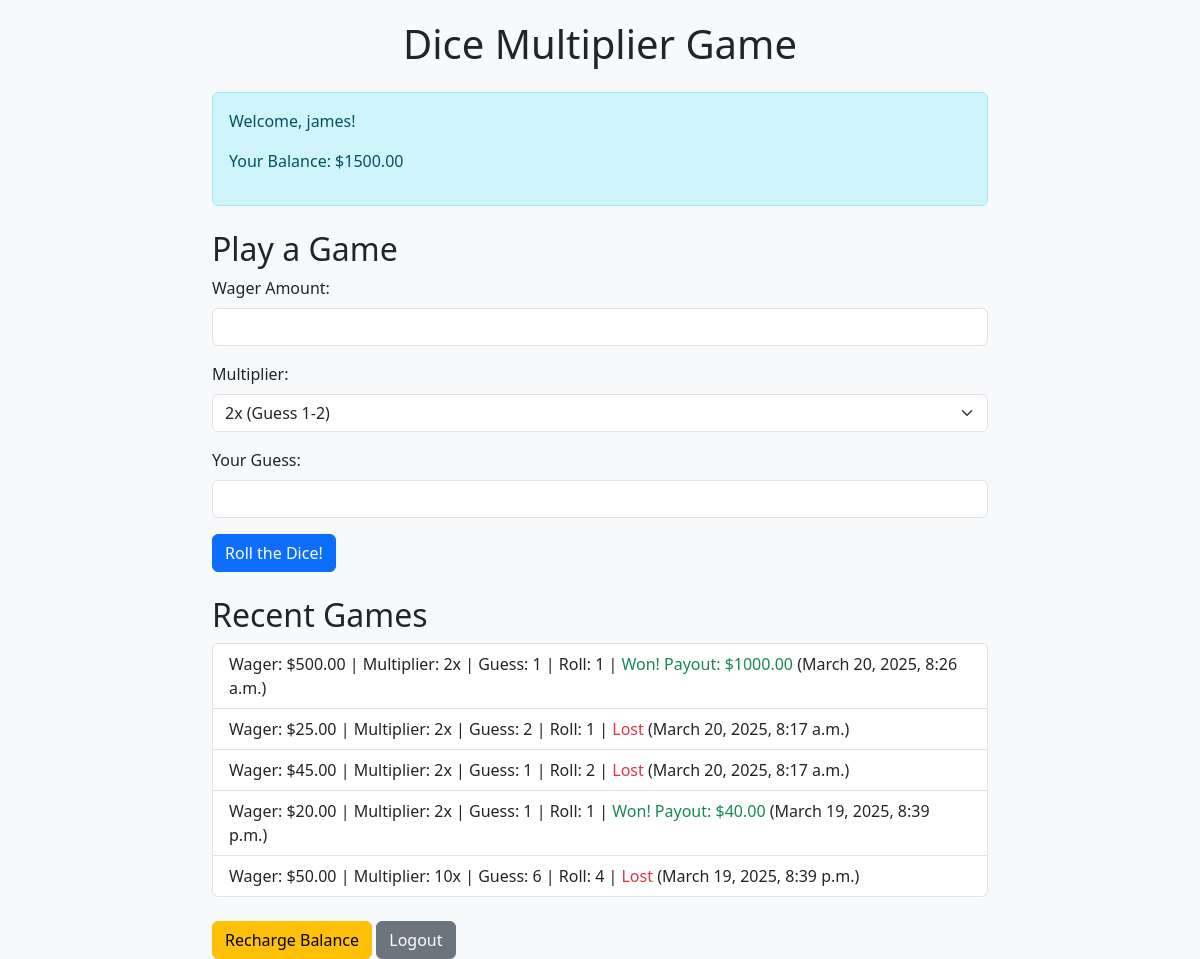
Screenshot of /dice/ (signed in) with the database file from the repository.
### accounts/models.py (models this page shows, shortened)
class UserProfile(models.Model):
    user = models.OneToOneField(User, on_delete=models.CASCADE)
    balance = models.DecimalField(max_digits=10, decimal_places=2, default=100.00)  # Starting balance of $100

### dice/models.py (models this page shows, shortened)
class Game(models.Model):
    user = models.ForeignKey(User, on_delete=models.CASCADE)
    wager = models.DecimalField(max_digits=10, decimal_places=2)
    multiplier = models.IntegerField()  # e.g., 2, 3, 4, etc.
    guess = models.IntegerField()  # User's guessed number
    roll_result = models.IntegerField()  # Randomly generated roll
    won = models.BooleanField()  # True if user won, False if lost
    payout = models.DecimalField(max_digits=10, decimal_places=2, default=0.00)  # Winnings (or 0 if lost)
    timestamp = models.DateTimeField(auto_now_add=True)

### dice/views.py (the view)
# urls.py: path('', views.index, name='index'),  # Main game page
@login_required
def index(request):
    user_profile = request.user.userprofile
    games = Game.objects.filter(user=request.user).order_by('-timestamp')[:10]
    return render(request, 'dice/index.html', {'user_profile': user_profile, 'games': games})

### dice/templates/dice/index.html (shortened to what this page needs)
{% extends 'base.html' %}
{% block content %}
    <h1 class="text-center mb-4">Dice Multiplier Game</h1>
    <div class="alert alert-info">
        <p>Welcome, {{ user.username }}!</p>
        <p>Your Balance: ${{ user_profile.balance|default:"0.00" }}</p>
    </div>
    <h2 class="mt-4">Play a Game</h2>
    <form method="post" action="{% url 'dice:play_game' %}" class="mb-4">
        <div class="mb-3">
            <label for="wager" class="form-label">Wager Amount:</label>
            <input type="number" name="wager" id="wager" step="0.01" min="0.01" max="{{ user_profile.balance|default:'0.00' }}" class="form-control" required>
        </div>
        <div class="mb-3">
            <label for="multiplier" class="form-label">Multiplier:</label>
            <select name="multiplier" id="multiplier" onchange="updateGuessRange()" class="form-select" required>
                <option value="2">2x (Guess 1-2)</option>
            </select>
        </div>
        <div class="mb-3">
            <label for="guess" class="form-label">Your Guess:</label>
            <input type="number" name="guess" id="guess" min="1" max="2" class="form-control" required>
        </div>
        <button type="submit" class="btn btn-primary">Roll the Dice!</button>
    </form>
    <h2 class="mt-4">Recent Games</h2>
    {% if games %}
        <ul class="list-group">
        {% for game in games %}
            <li class="list-group-item">
                Wager: ${{ game.wager }} | Multiplier: {{ game.multiplier }}x | Guess: {{ game.guess }} | Roll: {{ game.roll_result }} |
                {% if game.won %}
                    <span class="text-success">Won! Payout: ${{ game.payout }}</span>
                {% else %}
                    <span class="text-danger">Lost</span>
                {% endif %}
                ({{ game.timestamp }})
            </li>
        {% endfor %}
        </ul>
    {% else %}
        <p class="text-muted">No games played yet.</p>
    {% endif %}
    <div class="mt-4">
        <a href="{% url 'dice:recharge' %}" class="btn btn-warning">Recharge Balance</a>
        <form method="post" action="{% url 'accounts:logout' %}" class="d-inline">
            <button type="submit" class="btn btn-secondary">Logout</button>
        </form>
    </div>
{% endblock %}

### accounts/templates/base.html (style rules this page uses)
body { background-color: #f8f9fa; }

### rows the page displays
UserProfile: balance "1500.00"
Game: wager "500.00", multiplier "2", guess "1", roll_result "1", payout "1000.00", timestamp "March 20, 2025, 8:26 a.m."
Game: wager "25.00", multiplier "2", guess "2", roll_result "1", won "Lost", timestamp "March 20, 2025, 8:17 a.m."
Game: wager "45.00", multiplier "2", guess "1", roll_result "2", won "Lost", timestamp "March 20, 2025, 8:17 a.m."
Game: wager "20.00", multiplier "2", guess "1", roll_result "1", payout "40.00", timestamp "March 19, 2025, 8:39 p.m."
Game: wager "50.00", multiplier "10", guess "6", roll_result "4", won "Lost", timestamp "March 19, 2025, 8:39 p.m."

### other values shown
{{ user.username }} "james"
